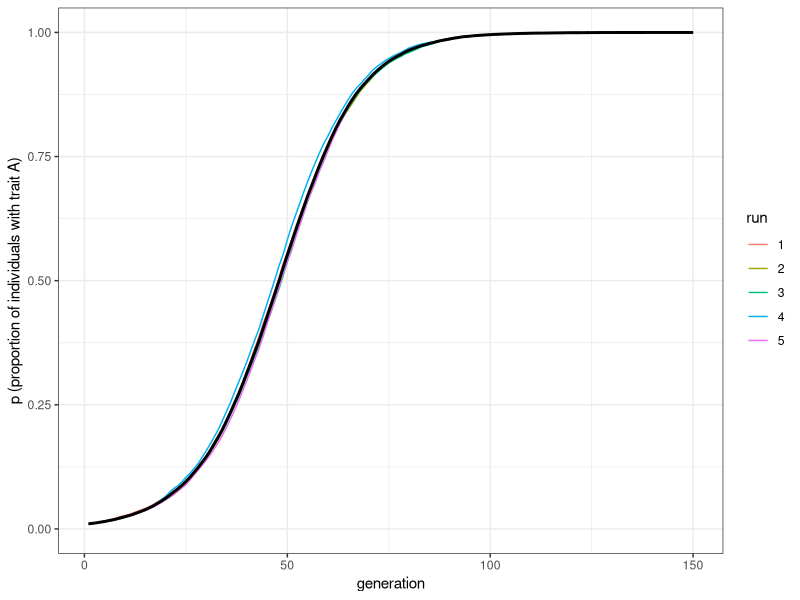
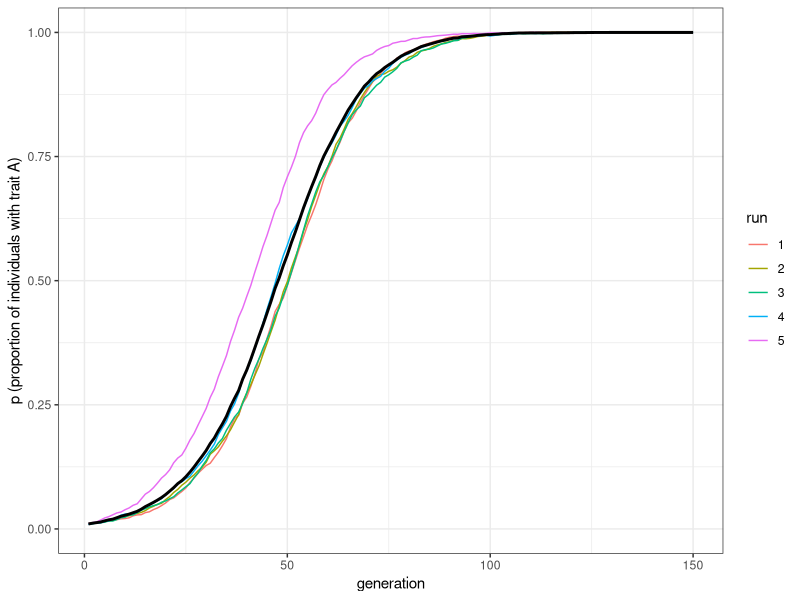
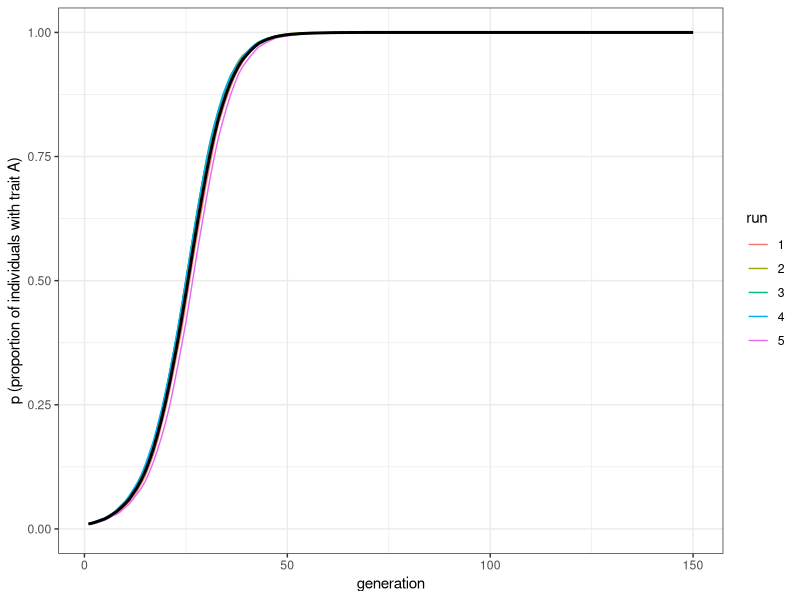

Reproduce these figures in R, in order.
## ---- chunk 1
library(tidyverse)

biased_transmission_direct <- function (N, s_a, s_b, p_0, t_max, r_max) {
  
  output <- tibble(generation = rep(1:t_max, r_max), 
                   p = as.numeric(rep(NA, t_max * r_max)), 
                   run = as.factor(rep(1:r_max, each = t_max)))
  
  for (r in 1:r_max) {
    # Create first generation
    population <- tibble(trait = sample(c("A", "B"), N, 
                                        replace = TRUE, prob = c(p_0, 1 - p_0))) 
    
    # Add first generation's p for run r
    output[output$generation == 1 & output$run == r, ]$p <- 
      sum(population$trait == "A") / N 

    for (t in 2:t_max) {
      # Copy individuals to previous_population tibble
      previous_population <- population 
      
      # For each individual, pick a random individual from the previous generation
      demonstrator_trait <- 
        tibble(trait = sample(previous_population$trait, N, replace = TRUE)) 
      
      # Biased probabilities to copy:
      copy_a <- sample(c(TRUE, FALSE), N, prob = c(s_a, 1 - s_a), replace = TRUE) 
      copy_b <- sample(c(TRUE, FALSE), N, prob = c(s_b, 1 - s_b), replace = TRUE) 
      
      # If the demonstrator has trait A and the individual wants to copy A, then copy A
      if (nrow(population[copy_a & demonstrator_trait$trait == "A", ]) > 0) {
        population[copy_a & demonstrator_trait$trait == "A", ]$trait <- "A" 
      }  
      
      # If the demonstrator has trait B and the individual wants to copy B, then copy B
      if (nrow(population[copy_b & demonstrator_trait$trait == "B", ]) > 0) {
        population[copy_b & demonstrator_trait$trait == "B", ]$trait <- "B" 
      }  
      # Get p and put it into output slot for this generation t and run r
      output[output$generation == t & output$run == r, ]$p <- 
        sum(population$trait == "A") / N 
    }
  }
  # Export data from function
  output 
}
## ---- chunk 2
plot_multiple_runs <- function(data_model) {
  ggplot(data = data_model, aes(y = p, x = generation)) +
    geom_line(aes(colour = run)) +
    stat_summary(fun = mean, geom = "line", size = 1) +
    ylim(c(0, 1)) +
    theme_bw() +
    labs(y = "p (proportion of individuals with trait A)")
}
## ---- chunk 3
data_model <- biased_transmission_direct(N = 10000, s_a = 0.1, s_b = 0 , 
                                         p_0 = 0.01, t_max = 150, r_max = 5)
plot_multiple_runs(data_model)
## ---- chunk 4
data_model <- biased_transmission_direct(N = 10000, s_a = 0.6, s_b = 0.5 , 
                                         p_0 = 0.01, t_max = 150, r_max = 5)
plot_multiple_runs(data_model)
## ---- chunk 5
data_model <- biased_transmission_direct(N = 10000, s_a = 0.2, s_b = 0 , 
                                         p_0 = 0.01, t_max = 150, r_max = 5)
plot_multiple_runs(data_model)
